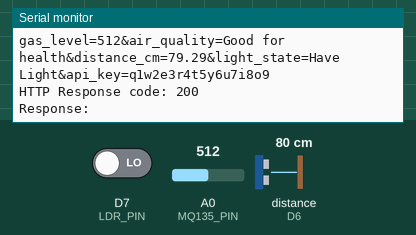
The sketch below on a simulated ESP8266 (NodeMCU). Parts: the last lines printed to the serial monitor. Wiring (inferred from the names in the program): ultrasonic range finder: trigger D5; echo D6. The test bench sets the inputs (shaded band); at power-on: A0 (MQ135_PIN) = 512, D7 (LDR_PIN) LOW, distance to the obstacle (sensor on D6) 80 cm. The echo pulse lasts 58.3 µs per cm; WiFi joins after 1.5 s; servers stay silent unless stated; uploads are accepted with an empty reply.

Above: at 2.7 s.
2.8 s: A0 (MQ135_PIN) set to 390
At 6.88 s:
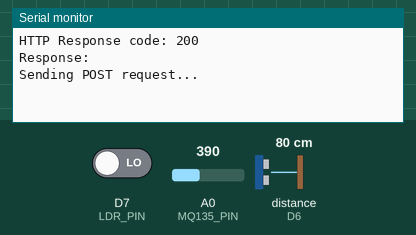
13.4 s: D7 (LDR_PIN) driven HIGH
24.0 s: A0 (MQ135_PIN) set to 410
At 29.1 s:
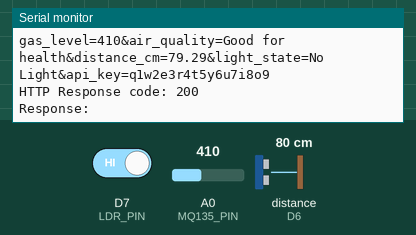
34.4 s: A0 (MQ135_PIN) set to 760
At 39.1 s:
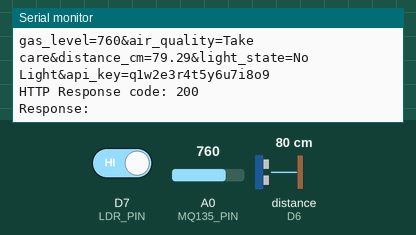
44.9 s: D7 (LDR_PIN) driven LOW
55.3 s: distance to the obstacle (sensor on D6) set to 2 cm
At 60.2 s:
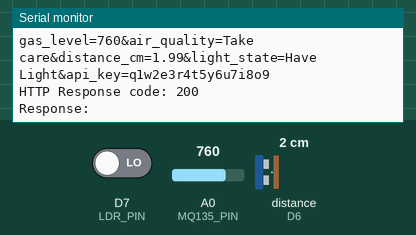

Measured:
- after the input at 24.0 s, the serial monitor: prints a new line after 3.8 s (image 2)
- after the input at 34.4 s, the serial monitor: prints a new line after 3.8 s (image 3)
- after the input at 55.3 s, the serial monitor: prints a new line after 3.7 s (image 4)

The sketch:

environmental_monitoring_system.ino
```cpp
/*********
  Name:Phiraphong A/L A Watt
  Matric.No:288584
  Midterm Assignment (ESP-based Environmental Monitoring System with Database Storage)
*********/
#include <ESP8266WiFi.h>
#include <ESP8266HTTPClient.h>

// WiFi credentials
const char* ssid = "V2027";
const char* password = "password";

// Server URL with correct IP and port
const char* serverUrl = "http://192.168.119.21:8080/sensor/insert_data.php";
const char* apiKey = "q1w2e3r4t5y6u7i8o9";

// Pin Definitions
#define MQ135_PIN A0    // MQ-135 gas sensor connected to analog pin A0
#define TRIG_PIN D5     // Ultrasonic sensor trigger pin connected to digital pin D5
#define ECHO_PIN D6     // Ultrasonic sensor echo pin connected to digital pin D6
#define LDR_PIN D7      // LDR sensor connected to digital pin D7

// Variables to store sensor readings
int gasLevel = 0;
String quality = "";
float duration_us, distance_cm;
int light_state = 0;

// WiFi client object
WiFiClient client;

void setup() {
  // Initialize serial communication at 115200 baud rate
  Serial.begin(115200);

  // Connect to WiFi
  WiFi.begin(ssid, password);
  Serial.print("Connecting to WiFi");
  while (WiFi.status() != WL_CONNECTED) {
    delay(500);
    Serial.print(".");
  }
  Serial.println();
  Serial.println("Connected to WiFi");

  // Configure pins
  pinMode(MQ135_PIN, INPUT);
  pinMode(TRIG_PIN, OUTPUT);
  pinMode(ECHO_PIN, INPUT);
  pinMode(LDR_PIN, INPUT);

  Serial.println("Setup complete.");
}

// Function to read MQ-135 gas sensor
void readMQ135() {
  gasLevel = analogRead(MQ135_PIN); // Read analog value from MQ-135 sensor
  if (gasLevel < 400) {
    quality = "Very Good!";
  } else if (gasLevel >= 400 && gasLevel < 750) {
    quality = "Good for health";
  } else if (gasLevel >= 750 && gasLevel < 1200) {
    quality = "Take care";
  } else {
    quality = "Harmful to health";
  }
}

// Function to read Ultrasonic sensor
void readUltrasonic() {
  // Send a 10-microsecond pulse to the TRIG pin
  digitalWrite(TRIG_PIN, HIGH);
  delayMicroseconds(10);
  digitalWrite(TRIG_PIN, LOW);

  // Measure the pulse duration from the ECHO pin
  duration_us = pulseIn(ECHO_PIN, HIGH);

  // Calculate the distance in cm (speed of sound is 0.034 cm/us)
  distance_cm = 0.034 / 2 * duration_us;
}

// Function to read LDR sensor
void readLDR() {
  light_state = digitalRead(LDR_PIN); // Read digital value from LDR sensor
}

// Function to send data to the server
void sendData() {
  if (WiFi.status() == WL_CONNECTED) {
    HTTPClient http; // Create HTTP client object
    http.begin(client, serverUrl); // Initialize HTTP client with server URL
    http.addHeader("Content-Type", "application/x-www-form-urlencoded"); // Add header

    // Create POST data string
    String postData = "gas_level=" + String(gasLevel) +
                      "&air_quality=" + quality +
                      "&distance_cm=" + String(distance_cm) +
                      "&light_state=" + (light_state == HIGH ? "No Light" : "Have Light") +
                      "&api_key=" + String(apiKey);

    // Send POST request
    Serial.println("Sending POST request...");
    int httpResponseCode = http.POST(postData);
    if (httpResponseCode > 0) {
      String response = http.getString(); // Get response
      Serial.println(postData); // Print POST data
      Serial.println("HTTP Response code: " + String(httpResponseCode)); // Print response code
      Serial.println("Response: " + response); // Print response
    } else {
      Serial.print("Error on sending POST: "); // Print error
      Serial.println(httpResponseCode);
      Serial.println(http.errorToString(httpResponseCode));
    }
    http.end(); // End HTTP client
  } else {
    Serial.println("WiFi not connected"); // Print WiFi not connected message
  }
}

void loop() {
  readMQ135(); // Read MQ-135 sensor
  readUltrasonic(); // Read Ultrasonic sensor
  readLDR(); // Read LDR sensor
  sendData(); // Send data to server
  delay(5000); // Wait for 5 seconds before next reading
}
```
